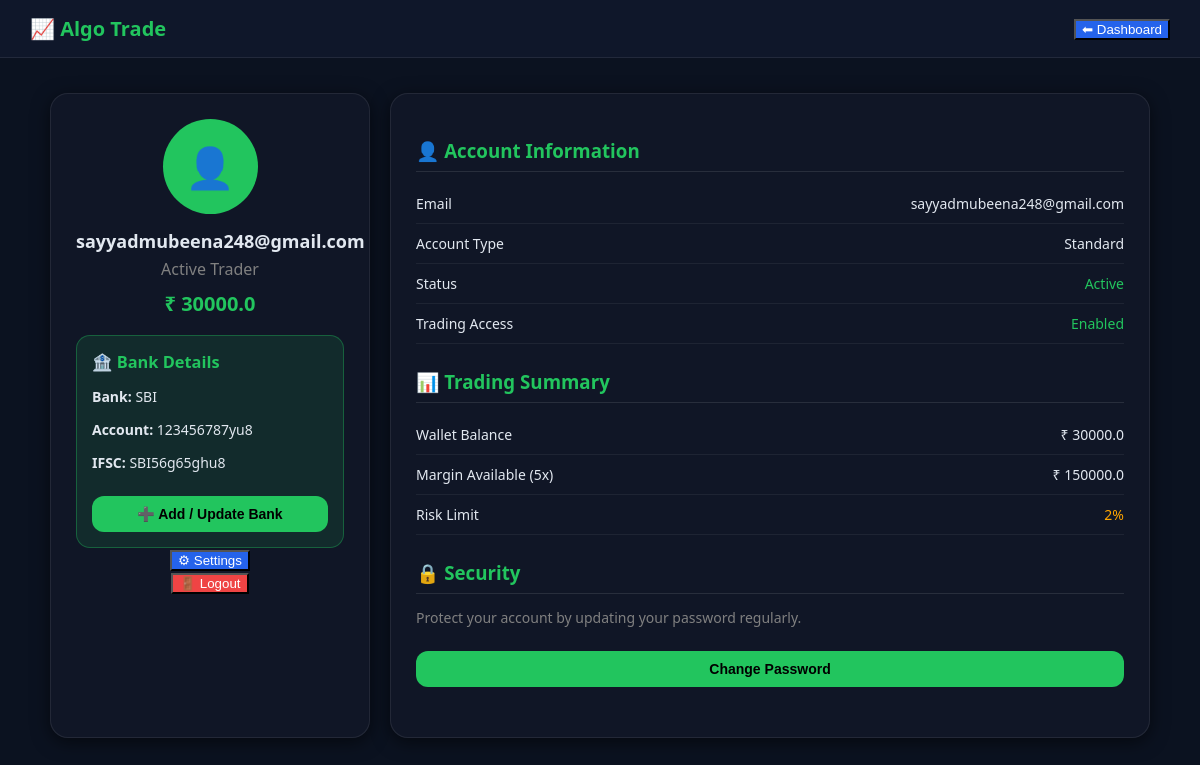
Screenshot of /profile (signed in) with the database file from the repository.
### tables this page shows
CREATE TABLE users (
        id INTEGER PRIMARY KEY AUTOINCREMENT,
        email TEXT,
        password TEXT,
        balance REAL,
        bank_name TEXT,
        account_number TEXT,
        ifsc TEXT,
        auto_trade INTEGER DEFAULT 1
    );

### app.py (the view)
@app.route("/profile")
def profile():
    if "user_id" not in session:
        return redirect("/login")
    conn = get_db()
    cursor = conn.cursor()
    cursor.execute("""
    SELECT email, balance, bank_name, account_number, ifsc
    FROM users WHERE id=?
    """, (session["user_id"],))
    user = cursor.fetchone()
    conn.close()
    return render_template(
        "profile.html",
        email=user[0],
        balance=user[1],
        bank=user[2],
        account=user[3],
        ifsc=user[4]
    )

### app.py (called while the page is built)
def get_db():
    return sqlite3.connect("database.db")

### templates/profile.html (shortened to what this page needs)
<!DOCTYPE html>
<html>
<head>
</head>
<body>
<div class="navbar">
    <div class="logo">📈 Algo Trade</div>
    <a href="/dashboard" style="text-decoration:none;">
        <button class="btn-blue" style="width:auto;">⬅ Dashboard</button>
    </a>
</div>
<div class="container">
    <div class="profile-card">
        <div class="avatar">👤</div>
        <h2 style="margin:0; font-size:18px;">{{email}}</h2>
        <p style="margin:5px 0; color:gray;">Active Trader</p>
        <div class="balance">
            ₹ {{balance}}
        </div>
        <div class="bank-box">
            <h3 style="margin:0 0 10px; color:#22c55e;">🏦 Bank Details</h3>
            <p><b>Bank:</b> {{bank}}</p>
            <p><b>Account:</b> {{account}}</p>
            <p><b>IFSC:</b> {{ifsc}}</p>
            <a href="/add_bank" style="text-decoration:none;">
                <button class="btn">➕ Add / Update Bank</button>
            </a>
        </div>
        <a href="/settings" style="text-decoration:none;">
            <button class="btn-blue">⚙ Settings</button>
        </a>
        <form action="/logout">
            <button class="btn-red">🚪 Logout</button>
        </form>
    </div>
    <div class="details">
        <div class="section">
            <h3>👤 Account Information</h3>
            <div class="row">
                <span>Email</span>
                <span>{{email}}</span>
            </div>
            <div class="row">
                <span>Account Type</span>
                <span>Standard</span>
            </div>
            <div class="row">
                <span>Status</span>
                <span style="color:#22c55e;">Active</span>
            </div>
            <div class="row">
                <span>Trading Access</span>
                <span style="color:#22c55e;">Enabled</span>
            </div>
        </div>
        <div class="section">
            <h3>📊 Trading Summary</h3>
            <div class="row">
                <span>Wallet Balance</span>
                <span>₹ {{balance}}</span>
            </div>
            <div class="row">
                <span>Margin Available (5x)</span>
                <span>₹ {{balance * 5}}</span>
            </div>
            <div class="row">
                <span>Risk Limit</span>
                <span style="color:orange;">2%</span>
            </div>
        </div>
        <div class="section">
            <h3>🔒 Security</h3>
            <p style="color:gray; font-size:14px;">
                Protect your account by updating your password regularly.
            </p>
            <a href="/change_password" style="text-decoration:none;">
                <button class="btn">Change Password</button>
            </a>
        </div>
    </div>
</div>
</body>
</html>

### templates/profile.html (style rules this page uses)
body { margin:0; font-family:'Segoe UI', sans-serif; background:#0b1220; color:#e2e8f0; }
.navbar { background:#0f172a; padding:15px 30px; display:flex; justify-content:space-between; align-items:center; border-bottom:1px solid rgba(255,255,255,0.08); }
.logo { font-weight:bold; color:#22c55e; font-size:20px; }
.container { max-width:1100px; margin:35px auto; display:grid; grid-template-columns:320px 1fr; gap:20px; padding:0 15px; }
.profile-card { background:rgba(17,24,39,0.95); padding:25px; border-radius:18px; box-shadow:0 4px 18px rgba(0,0,0,0.55); border:1px solid rgba(255,255,255,0.08); text-align:center; }
.avatar { width:95px; height:95px; border-radius:50%; background:#22c55e; display:flex; align-items:center; justify-content:center; color:black; font-size:40px; margin:0 auto 15px; font-weight:bold; }
.balance { margin-top:10px; font-size:20px; color:#22c55e; font-weight:bold; }
.btn { padding:10px 15px; background:#22c55e; color:black; border:none; border-radius:12px; cursor:pointer; font-weight:bold; width:100%; margin-top:10px; font-size:14px; transition:0.2s; }
.btn-red { background:#ef4444; color:white; }
.btn-blue { background:#2563eb; color:white; }
.details { background:rgba(17,24,39,0.95); padding:25px; border-radius:18px; box-shadow:0 4px 18px rgba(0,0,0,0.55); border:1px solid rgba(255,255,255,0.08); }
.section { margin-bottom:25px; }
.section h3 { margin-bottom:12px; border-bottom:1px solid rgba(255,255,255,0.1); padding-bottom:8px; color:#22c55e; }
.row { display:flex; justify-content:space-between; padding:10px 0; border-bottom:1px solid rgba(255,255,255,0.06); font-size:14px; }
.bank-box { margin-top:18px; background:rgba(34,197,94,0.12); border:1px solid rgba(34,197,94,0.35); padding:15px; border-radius:14px; font-size:14px; text-align:left; }

### rows the page displays
users: email "sayyadmubeena248@gmail.com", balance "30000.0", bank_name "SBI", account_number "123456787yu8", ifsc "SBI56g65ghu8", balance*5 "150000.0"
